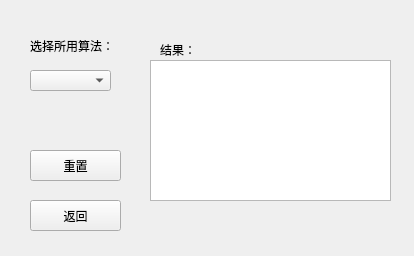
<?xml version="1.0" encoding="UTF-8"?>
<ui version="4.0">
 <class>algorithm</class>
 <widget class="QWidget" name="algorithm">
  <property name="geometry">
   <rect>
    <x>0</x>
    <y>0</y>
    <width>414</width>
    <height>256</height>
   </rect>
  </property>
  <property name="windowTitle">
   <string>Form</string>
  </property>
  <widget class="QTextEdit" name="textEdit_calc">
   <property name="geometry">
    <rect>
     <x>150</x>
     <y>60</y>
     <width>241</width>
     <height>141</height>
    </rect>
   </property>
   <property name="html">
    <string>&lt;!DOCTYPE HTML PUBLIC &quot;-//W3C//DTD HTML 4.0//EN&quot; &quot;http://www.w3.org/TR/REC-html40/strict.dtd&quot;&gt;
&lt;html&gt;&lt;head&gt;&lt;meta name=&quot;qrichtext&quot; content=&quot;1&quot; /&gt;&lt;style type=&quot;text/css&quot;&gt;
p, li { white-space: pre-wrap; }
&lt;/style&gt;&lt;/head&gt;&lt;body style=&quot; font-family:'SimSun'; font-size:9pt; font-weight:400; font-style:normal;&quot;&gt;
&lt;p style=&quot;-qt-paragraph-type:empty; margin-top:0px; margin-bottom:0px; margin-left:0px; margin-right:0px; -qt-block-indent:0; text-indent:0px;&quot;&gt;&lt;br /&gt;&lt;/p&gt;&lt;/body&gt;&lt;/html&gt;</string>
   </property>
  </widget>
  <widget class="QPushButton" name="pushButton">
   <property name="geometry">
    <rect>
     <x>30</x>
     <y>150</y>
     <width>91</width>
     <height>31</height>
    </rect>
   </property>
   <property name="text">
    <string>重置</string>
   </property>
  </widget>
  <widget class="QPushButton" name="pushButton_2">
   <property name="geometry">
    <rect>
     <x>30</x>
     <y>200</y>
     <width>91</width>
     <height>31</height>
    </rect>
   </property>
   <property name="text">
    <string>返回</string>
   </property>
  </widget>
  <widget class="QComboBox" name="comboBox">
   <property name="geometry">
    <rect>
     <x>30</x>
     <y>70</y>
     <width>81</width>
     <height>21</height>
    </rect>
   </property>
  </widget>
  <widget class="QLabel" name="label">
   <property name="geometry">
    <rect>
     <x>30</x>
     <y>30</y>
     <width>81</width>
     <height>31</height>
    </rect>
   </property>
   <property name="styleSheet">
    <string notr="true">font: 9pt &quot;微软雅黑&quot;;</string>
   </property>
   <property name="text">
    <string>选择所用算法：</string>
   </property>
  </widget>
  <widget class="QLabel" name="label_2">
   <property name="geometry">
    <rect>
     <x>160</x>
     <y>40</y>
     <width>51</width>
     <height>20</height>
    </rect>
   </property>
   <property name="text">
    <string>结果：</string>
   </property>
  </widget>
 </widget>
 <resources/>
 <connections/>
</ui>
